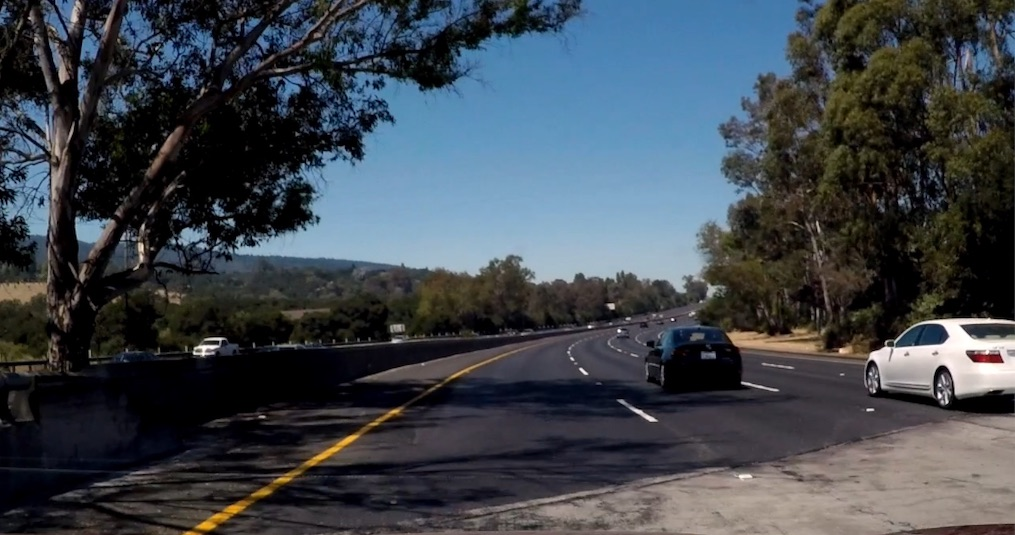
#> input picture test_images/shadow1.jpg, 1015 x 535 px; its folder holds only this picture in this run
$ jupyter execute --allow-errors P1.ipynb   (shell and % lines are left out)
#> lines starting #> are read from the running program, lines starting #| are printed output that depends on the picture; after the words box and inside, x2 and y2 are one past the last pixel; in counts of white or black regions, pixels touching at a corner belong together
# Self-Driving Car Engineer Nanodegree

## Project: **Finding Lane Lines on the Road**

## Import Packages

[cell 1]
#importing some useful packages
import matplotlib.pyplot as plt
import matplotlib.image as mpimg
import numpy as np
import cv2
import os, glob

## Read in Images

[cell 2]
def show_images(images, cmap=None):
    cols = 4
    rows = (len(images))//cols

    plt.figure(figsize=(10, 11))
    for i, image in enumerate(images):
        plt.subplot(rows, cols, i+1)
        plt.imshow(image)

    plt.tight_layout(pad=0, h_pad=0, w_pad=0)
    plt.show()

test_images = [plt.imread(path) for path in glob.glob('test_images/*.jpg')]
#> test_images = 1 item

#> (the rest of this cell did not finish here and is left out)

#> in show_images, `rows = (len(images))//cols`: rows = 0
#> the loop in show_images, `for i, image in enumerate(images):` made 1 pass

## Helper Functions

Below are some helper functions to help get you started. They should look familiar from the lesson!

[cell 3]
import math

def grayscale(img):
    """Applies the Grayscale transform
    This will return an image with only one color channel
    but NOTE: to see the returned image as grayscale
    (assuming your grayscaled image is called 'gray')
    you should call plt.imshow(gray, cmap='gray')"""
    return cv2.cvtColor(img, cv2.COLOR_BGR2GRAY)
    # Or use BGR2GRAY if you read an image with cv2.imread()
    # return cv2.cvtColor(img, cv2.COLOR_BGR2GRAY)

def canny(img, low_threshold=50, high_threshold=150):
    """Applies the Canny transform"""
    return cv2.Canny(img, low_threshold, high_threshold)

def gaussian_blur(img, kernel_size=15):
    """Applies a Gaussian Noise kernel"""
    return cv2.GaussianBlur(img, (kernel_size, kernel_size), 0)

def region_of_interest(img, vertices):
    """
    Applies an image mask.

    Only keeps the region of the image defined by the polygon
    formed from `vertices`. The rest of the image is set to black.
    """
    #defining a blank mask to start with
    mask = np.zeros_like(img)

    #defining a 3 channel or 1 channel color to fill the mask with depending on the input image
    if len(img.shape) > 2:
        channel_count = img.shape[2]  # i.e. 3 or 4 depending on your image
        ignore_mask_color = (255,) * channel_count
    else:
        ignore_mask_color = 255

    #filling pixels inside the polygon defined by "vertices" with the fill color
    cv2.fillPoly(mask, vertices, ignore_mask_color)

    #returning the image only where mask pixels are nonzero
    masked_image = cv2.bitwise_and(img, mask)
    return masked_image

def low_middle_vertices(image):

    ysize, xsize = image.shape[:2]
    bottom_left  = [xsize*0.1, ysize*0.99]
    top_left     = [xsize*0.4, ysize*0.6]
    bottom_right = [xsize*0.9, ysize*0.99]
    top_right    = [xsize*0.6, ysize*0.6]

    vertices = np.array([[bottom_left, top_left, top_right, bottom_right]], dtype=np.int32)
    return vertices


# [10 lines left out: function draw_lines, not called in this run]


def hough_lines(img, rho=1, theta=np.pi/180, threshold=20, minLineLength=20, maxLineGap=250):
    """
    `img` should be the output of a Canny transform.

    Returns an image with hough lines drawn.
    """
    lines = cv2.HoughLinesP(img, rho, theta, threshold, np.array([]), minLineLength=minLineLength, maxLineGap=maxLineGap)

    return lines

# Python 3 has support for cool math symbols.

# [13 lines left out: function weighted_img, not called in this run]


def select_rgb_white_yellow(image):
    converted = cv2.cvtColor(image, cv2.COLOR_RGB2HLS)
    # white
    lower = np.uint8([0, 200, 0])
    upper = np.uint8([255, 255, 255])
    white_mask = cv2.inRange(converted, lower, upper)
    # yellow
    lower = np.uint8([0, 0,   100])
    upper = np.uint8([40, 255, 255])
    yellow_mask = cv2.inRange(converted, lower, upper)

    mask = cv2.bitwise_or(white_mask, yellow_mask)
    masked = cv2.bitwise_and(image, image, mask = mask)
    return masked


def get_lane_from_segements(image, lines):
    global last_r_slope, last_l_slope, last_r_intercept, last_l_intercept

    left_lines    = [] # (slope, intercept)
    left_weights  = [] # (length,)
    right_lines   = [] # (slope, intercept)
    right_weights = [] # (length,)

    ysize = image.shape[0]
    xsize = image.shape[1]

    l_slope = 0
    l_intercept = 0
    l_length = 1

    r_slope = 0
    r_intercept = 0
    r_length = 1

    for line in lines:
        for x1, y1, x2, y2 in line:
            slope = (y2-y1)/(x2-x1)
            intercept = y1 - slope*x1
            length = np.sqrt((y2-y1)**2+(x2-x1)**2)

            if (slope == 0): # ignore horizontal
                continue
            else:
                bottom_intercept = (ysize - intercept)/slope

            if x2==x1:  # ignore vertical
                continue

            if bottom_intercept < 0.45 * xsize: #
                l_slope = l_slope + slope * length
                l_length = l_length + length
                l_intercept = l_intercept + intercept * length

            elif bottom_intercept > 0.55 * xsize:
                r_slope = r_slope + slope * length
                r_length = r_length + length
                r_intercept = r_intercept + intercept * length

    if(r_slope == 0 or l_slope == 0):
        print("slope is zero! ", lines, l_slope, r_slope, l_length, r_length)
        plt.imshow(image)
        plt.show()

    last_l_slope, last_l_intercept, last_r_slope, last_r_intercept = l_slope, l_intercept, r_slope, r_intercept
    y_ratio = 0.65
    r_slope = r_slope / r_length
    r_intercept = r_intercept / r_length

    l_slope = l_slope / l_length
    l_intercept = l_intercept / l_length

    l_x1 = int((ysize - l_intercept) / l_slope)
    l_y1 = ysize

    l_x2 = int(( int(y_ratio * ysize) - l_intercept) / l_slope)
    l_y2 = int(y_ratio * ysize)

    r_x1 = int((ysize - r_intercept) / r_slope)
    r_y1 = ysize

    r_x2 = int(( int(y_ratio * ysize) - r_intercept) / r_slope)
    r_y2 = int(y_ratio * ysize)

    return ((l_x1, l_y1), (l_x2,l_y2)), ((r_x1, r_y1), (r_x2,r_y2))

def draw_my_lines(img, lines, color=[255, 0, 0], thickness=16):
    line_image = np.zeros_like(img)
    #print("image:")
    for line in lines:
        #print("line:", (line[0][0],line[0][1]),(line[1][0],line[1][1]))
        cv2.line(line_image,(line[0][0],line[0][1]),(line[1][0],line[1][1]),(255,0,0),thickness)

    # image1 * α + image2 * β + λ
    # image1 and image2 must be the same shape.
    return cv2.addWeighted(img, 1.0, line_image, 0.95, 0.0)


def step_image(image):
    # NOTE: The output you return should be a color image (3 channel) for processing video below
    # TODO: put your pipeline here,
    # you should return the final output (image where lines are drawn on lanes)
    lane_image = np.copy(image)

    color_image = select_rgb_white_yellow(image)
    gray_image = grayscale(color_image)
    blur_image = gaussian_blur(gray_image)
    cannyed_image = canny(blur_image)
    masked_image = region_of_interest(cannyed_image, low_middle_vertices(image))
    #lines = hough_lines(masked_image)
    #lanes = get_lane_from_segements(image, lines)
    #result = draw_my_lines(image, lanes)

    return masked_image

test_images = [plt.imread(path) for path in glob.glob('test_images/*.jpg')]

rets = list(map(step_image, test_images))
#> in step_image, lane_image is the input picture: shape (535, 1015, 3); mean R, G, B 62.3, 69.1, 76.5
#> in select_rgb_white_yellow, `white_mask = cv2.inRange(converted, lower, upper)`:
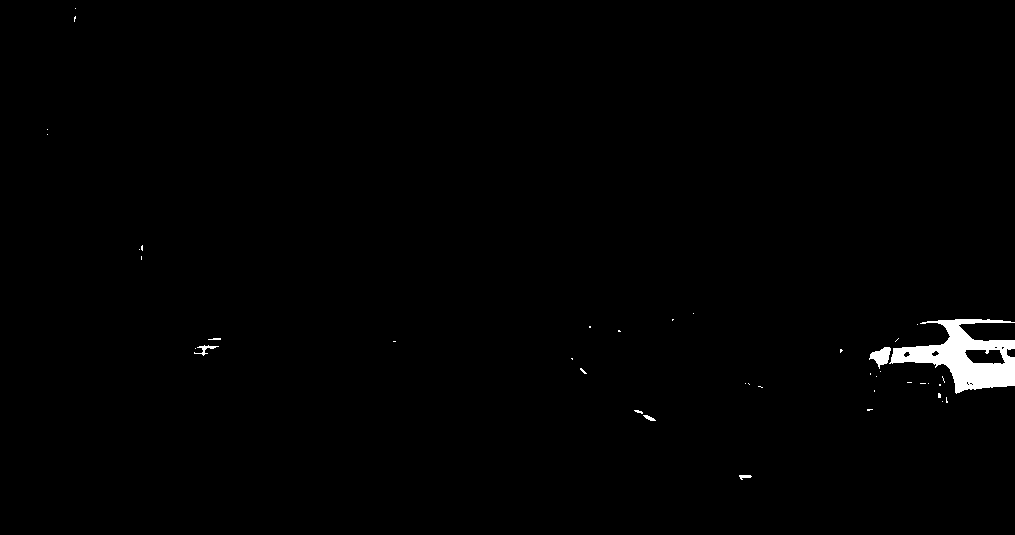
#> white_mask: shape (535, 1015); 0.89% white; 41 white regions (34 under 20 px), largest, box (x1, y1, x2, y2) and area: (889, 319, 1015, 394) 4206, (869, 347, 891, 369) 259, (194, 345, 219, 356) 80
#> in select_rgb_white_yellow, `yellow_mask = cv2.inRange(converted, lower, upper)`:
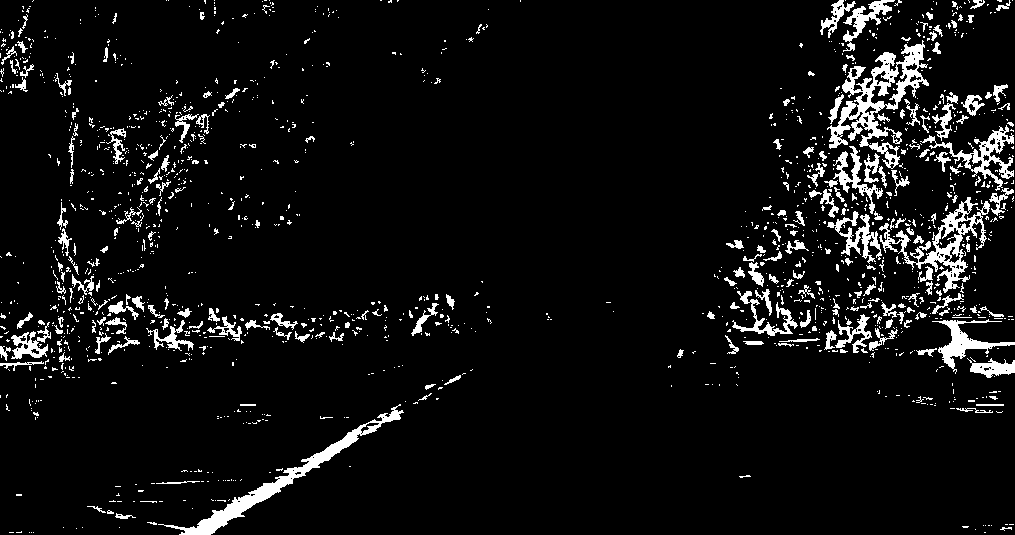
#> yellow_mask: shape (535, 1015); 6.5% white; 1529 white regions (1288 under 20 px), largest, box (x1, y1, x2, y2) and area: (827, 40, 929, 169) 3699, (158, 404, 404, 535) 2841, (879, 197, 990, 293) 2370
#> in select_rgb_white_yellow, `mask = cv2.bitwise_or(white_mask, yellow_mask)`:
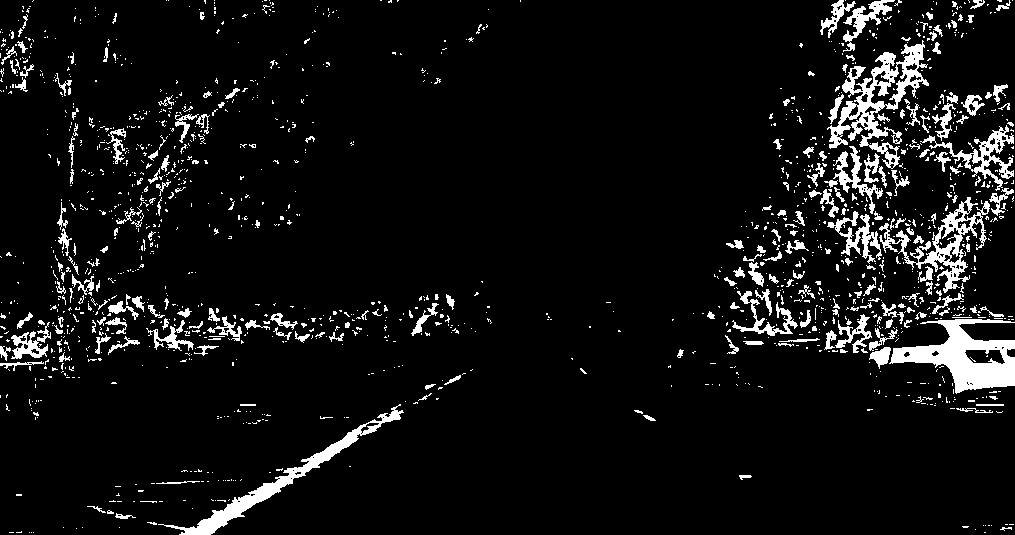
#> mask: shape (535, 1015); 7% white; 1548 white regions (1303 under 20 px), largest, box (x1, y1, x2, y2) and area: (889, 319, 1015, 394) 4227, (827, 40, 929, 169) 3699, (158, 404, 404, 535) 2841
#> in select_rgb_white_yellow, `masked = cv2.bitwise_and(image, image, mask = mask)`:
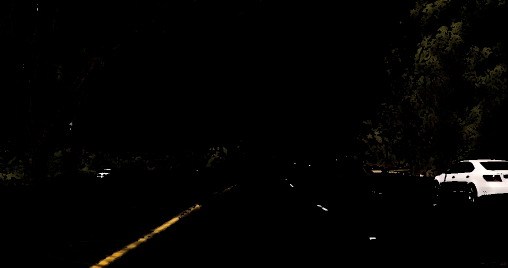
#> masked: shape (535, 1015, 3) (shown at 1/2 size); mean R, G, B 3.9, 3.5, 2.5
#> in region_of_interest, `cv2.fillPoly(mask, vertices, ignore_mask_color)`:
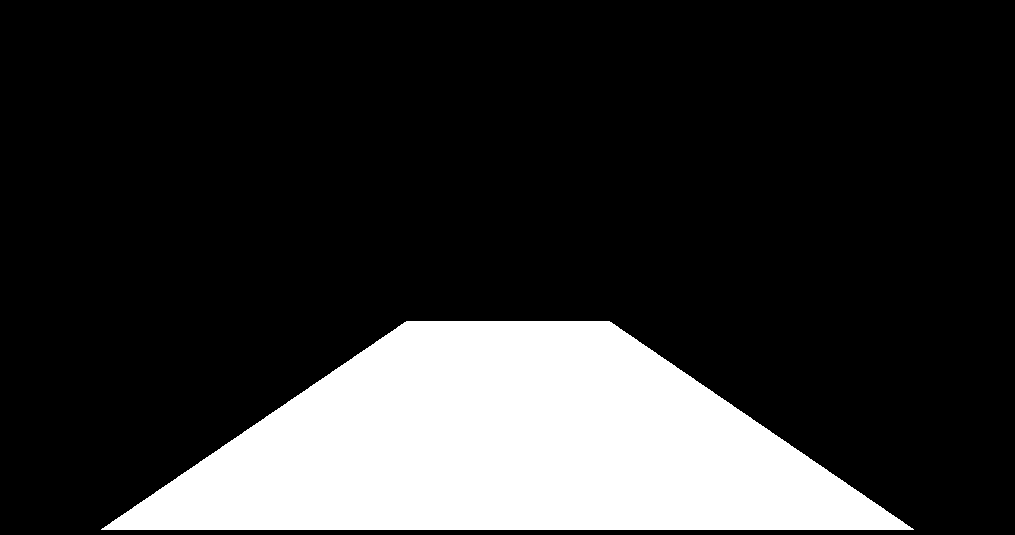
#> mask: shape (535, 1015); 19.6% white; 1 white region, box (x1, y1, x2, y2) and area: (101, 321, 914, 530) 106373
#> in region_of_interest, `masked_image = cv2.bitwise_and(img, mask)`:
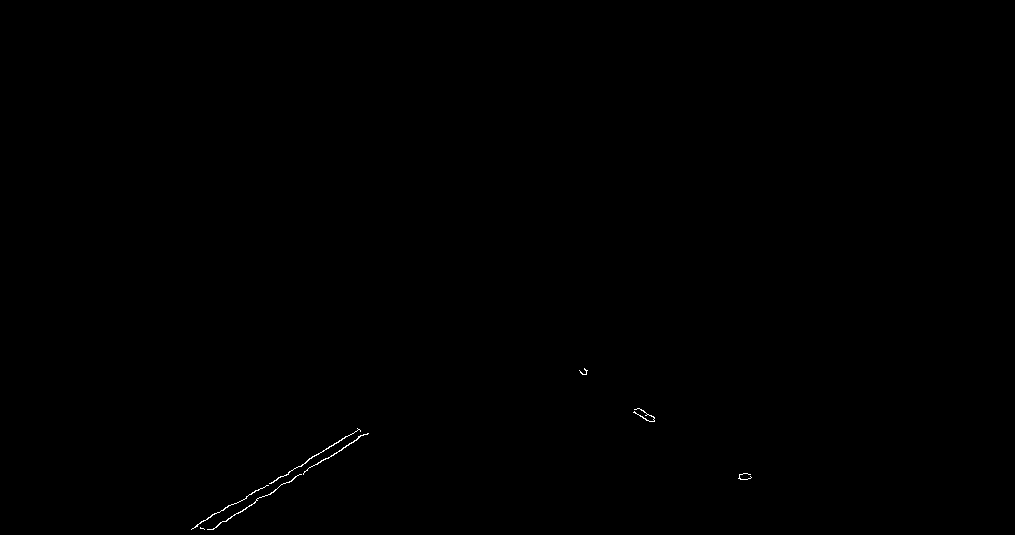
#> masked_image: shape (535, 1015); 0.11% white in thin lines or dots, all inside (x1, y1, x2, y2) = (191, 368, 752, 530)
#> rets = 1 item

#> (the rest of this cell did not finish here and is left out)

## Test on Videos

You know what's cooler than drawing lanes over images? Drawing lanes over video!

We can test our solution on two provided videos:

`solidWhiteRight.mp4`

`solidYellowLeft.mp4`

**Before testing on videos, test on images using process_image**

[cell 4]
# Import everything needed to edit/save/watch video clips
from moviepy.editor import VideoFileClip
from IPython.display import HTML

[cell 5]
def process_image(image):
    # NOTE: The output you return should be a color image (3 channel) for processing video below
    # TODO: put your pipeline here,
    # you should return the final output (image where lines are drawn on lanes)
    lane_image = np.copy(image)

    color_image = select_rgb_white_yellow(image)
    gray_image = grayscale(color_image)
    blur_image = gaussian_blur(gray_image)
    cannyed_image = canny(blur_image)
    masked_image = region_of_interest(cannyed_image, low_middle_vertices(image))
    lines = hough_lines(masked_image)
#> in hough_lines, `lines = cv2.HoughLinesP(img, rho, theta, threshold, np.array([]), minL..`: lines = [[212, 529, 365, 434], [200, 527, 358, 429], [210, 529, 363, 434], [196, 525, 357, 428], [200, 528, 359, 429], [226, 521, 367, 433], [236, 503, 312, 456], [634, 412, 742, 479], [586, 372, 745, 479]]
    lanes = get_lane_from_segements(image, lines)
    result = draw_my_lines(image, lanes)

    return result

test_images = [plt.imread(path) for path in glob.glob('test_images/*.jpg')]

rets = list(map(process_image, test_images))
#> the loop in get_lane_from_segements, `for line in lines:` made 9 passes
#> after the loop in get_lane_from_segements, `for line in lines:`: l_intercept = 769898.9; l_length = 1177.9; l_slope = -727.8; r_intercept = -1909; r_length = 319.7; r_slope = 207.8
#> in get_lane_from_segements, `last_l_slope, last_l_intercept, last_r_slope, last_r_intercept = l_slo..`: last_l_slope = -727.8; last_l_intercept = 769898.9; last_r_slope = 207.8; last_r_intercept = -1909
#> in get_lane_from_segements, `r_slope = r_slope / r_length`: r_slope = 0.65
#> in get_lane_from_segements, `r_intercept = r_intercept / r_length`: r_intercept = -5.97
#> in get_lane_from_segements, `l_slope = l_slope / l_length`: l_slope = -0.618
#> in get_lane_from_segements, `l_intercept = l_intercept / l_length`: l_intercept = 653.6
#> in get_lane_from_segements, `l_x1 = int((ysize - l_intercept) / l_slope)`: l_x1 = 191
#> in get_lane_from_segements, `l_x2 = int(( int(y_ratio * ysize) - l_intercept) / l_slope)`: l_x2 = 496
#> in get_lane_from_segements, `r_x1 = int((ysize - r_intercept) / r_slope)`: r_x1 = 832
#> in get_lane_from_segements, `r_x2 = int(( int(y_ratio * ysize) - r_intercept) / r_slope)`: r_x2 = 543
#> in process_image, `lanes = get_lane_from_segements(image, lines)`: lanes = (((191, 535), (496, 347)), ((832, 535), (543, 347)))
#> the loop in draw_my_lines, `for line in lines: #print("line:", (line[0][0],line[0][1]),(line[1][0]..` made 2 passes
#> line on passes 1 to 2: ((191, 535), (496, 347)), ((832, 535), (543, 347))
#> after the loop in draw_my_lines, `for line in lines:`:
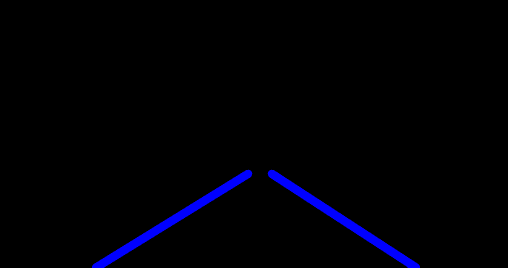
#> line_image: shape (535, 1015, 3) (shown at 1/2 size); mean of channels 0, 1, 2 5.7, 0, 0; drawn as B, G, R
#> in draw_my_lines, `return cv2.addWeighted(img, 1.0, line_image, 0.95, 0.0)`:
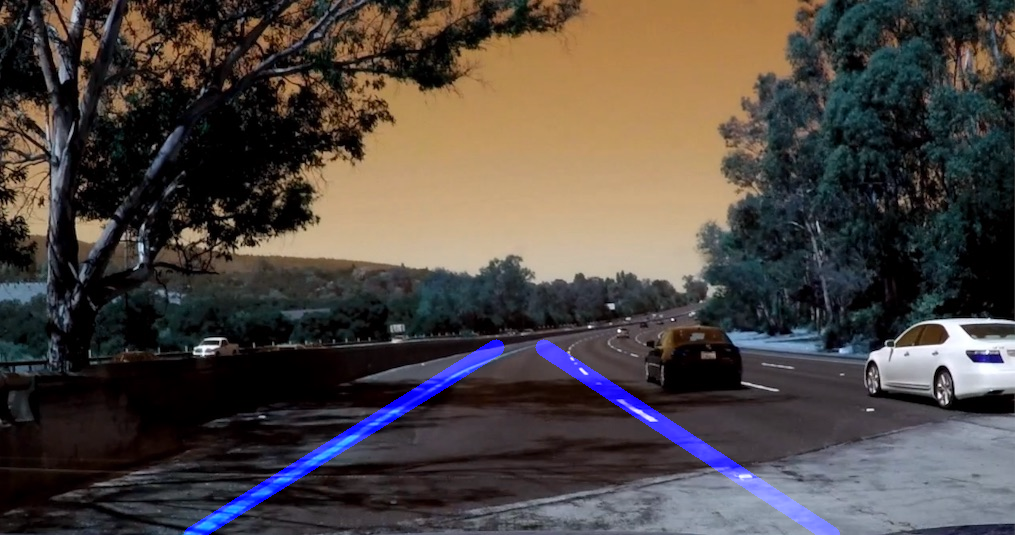
#> returned value: shape (535, 1015, 3); mean of channels 0, 1, 2 65.9, 69.1, 76.5; drawn as B, G, R

#> (the rest of this cell did not finish here and is left out)
